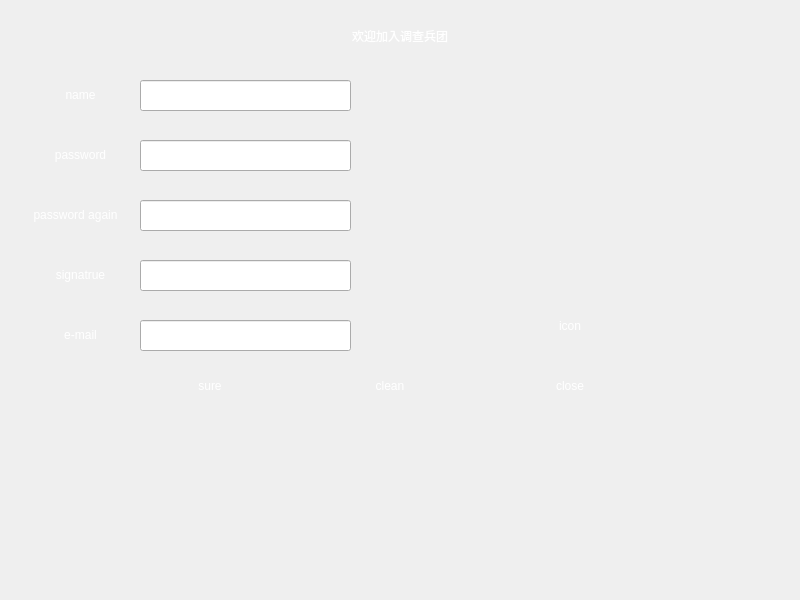
<?xml version="1.0" encoding="UTF-8"?>
<ui version="4.0">
 <class>CreateDialog</class>
 <widget class="QDialog" name="CreateDialog">
  <property name="geometry">
   <rect>
    <x>0</x>
    <y>0</y>
    <width>800</width>
    <height>600</height>
   </rect>
  </property>
  <property name="windowTitle">
   <string>Dialog</string>
  </property>
  <property name="styleSheet">
   <string notr="true">#CreateDialog{border-image:url(C:/Users/lenovo/Desktop/createbackground.jpg);}
#CreateDialog *{border-image:url();}</string>
  </property>
  <property name="modal">
   <bool>true</bool>
  </property>
  <widget class="QLabel" name="label">
   <property name="geometry">
    <rect>
     <x>230</x>
     <y>10</y>
     <width>340</width>
     <height>51</height>
    </rect>
   </property>
   <property name="styleSheet">
    <string notr="true">border-image:url();
color: rgb(255, 255, 255);
font: 75 20pt &quot;Adobe 宋体 Std L&quot;;</string>
   </property>
   <property name="text">
    <string>欢迎加入调查兵团</string>
   </property>
   <property name="alignment">
    <set>Qt::AlignCenter</set>
   </property>
  </widget>
  <widget class="QLabel" name="cname">
   <property name="geometry">
    <rect>
     <x>30</x>
     <y>80</y>
     <width>101</width>
     <height>30</height>
    </rect>
   </property>
   <property name="styleSheet">
    <string notr="true">border-image:url();
color: rgb(255, 255, 255);
font: 75 italic 14pt &quot;Adobe Arabic&quot;;</string>
   </property>
   <property name="text">
    <string>name</string>
   </property>
   <property name="alignment">
    <set>Qt::AlignCenter</set>
   </property>
  </widget>
  <widget class="QLabel" name="cpassword">
   <property name="geometry">
    <rect>
     <x>30</x>
     <y>140</y>
     <width>101</width>
     <height>30</height>
    </rect>
   </property>
   <property name="styleSheet">
    <string notr="true">border-image:url();
color: rgb(255, 255, 255);
font: 75 italic 14pt &quot;Adobe Arabic&quot;;</string>
   </property>
   <property name="text">
    <string>password</string>
   </property>
   <property name="alignment">
    <set>Qt::AlignCenter</set>
   </property>
  </widget>
  <widget class="QLabel" name="cpassword2">
   <property name="geometry">
    <rect>
     <x>20</x>
     <y>200</y>
     <width>111</width>
     <height>30</height>
    </rect>
   </property>
   <property name="styleSheet">
    <string notr="true">border-image:url();
color: rgb(255, 255, 255);
font: 75 italic 14pt &quot;Adobe Arabic&quot;;</string>
   </property>
   <property name="text">
    <string>password again</string>
   </property>
   <property name="alignment">
    <set>Qt::AlignCenter</set>
   </property>
  </widget>
  <widget class="QLabel" name="csignature">
   <property name="geometry">
    <rect>
     <x>30</x>
     <y>260</y>
     <width>101</width>
     <height>30</height>
    </rect>
   </property>
   <property name="styleSheet">
    <string notr="true">border-image:url();
color: rgb(255, 255, 255);
font: 75 italic 14pt &quot;Adobe Arabic&quot;;</string>
   </property>
   <property name="text">
    <string>signatrue</string>
   </property>
   <property name="alignment">
    <set>Qt::AlignCenter</set>
   </property>
  </widget>
  <widget class="QLabel" name="cemail">
   <property name="geometry">
    <rect>
     <x>30</x>
     <y>320</y>
     <width>101</width>
     <height>30</height>
    </rect>
   </property>
   <property name="styleSheet">
    <string notr="true">border-image:url();
color: rgb(255, 255, 255);
font: 75 italic 14pt &quot;Adobe Arabic&quot;;</string>
   </property>
   <property name="text">
    <string>e-mail</string>
   </property>
   <property name="alignment">
    <set>Qt::AlignCenter</set>
   </property>
  </widget>
  <widget class="QLineEdit" name="gname">
   <property name="geometry">
    <rect>
     <x>140</x>
     <y>80</y>
     <width>211</width>
     <height>31</height>
    </rect>
   </property>
   <property name="styleSheet">
    <string notr="true">border-image:url();</string>
   </property>
  </widget>
  <widget class="QLineEdit" name="gpassword">
   <property name="geometry">
    <rect>
     <x>140</x>
     <y>140</y>
     <width>211</width>
     <height>31</height>
    </rect>
   </property>
   <property name="styleSheet">
    <string notr="true">border-image:url();</string>
   </property>
  </widget>
  <widget class="QLineEdit" name="gpassword2">
   <property name="geometry">
    <rect>
     <x>140</x>
     <y>200</y>
     <width>211</width>
     <height>31</height>
    </rect>
   </property>
   <property name="styleSheet">
    <string notr="true">border-image:url();
</string>
   </property>
  </widget>
  <widget class="QLineEdit" name="gsignature">
   <property name="geometry">
    <rect>
     <x>140</x>
     <y>260</y>
     <width>211</width>
     <height>31</height>
    </rect>
   </property>
   <property name="styleSheet">
    <string notr="true">border-image:url();</string>
   </property>
  </widget>
  <widget class="QLineEdit" name="gmail">
   <property name="geometry">
    <rect>
     <x>140</x>
     <y>320</y>
     <width>211</width>
     <height>31</height>
    </rect>
   </property>
   <property name="styleSheet">
    <string notr="true">border-image:url();</string>
   </property>
  </widget>
  <widget class="QPushButton" name="pushButton">
   <property name="geometry">
    <rect>
     <x>170</x>
     <y>370</y>
     <width>80</width>
     <height>31</height>
    </rect>
   </property>
   <property name="styleSheet">
    <string notr="true">border-image:url();
color: rgb(255, 255, 255);
font: 75 italic 20pt &quot;Adobe Arabic&quot;;</string>
   </property>
   <property name="text">
    <string>sure</string>
   </property>
   <property name="flat">
    <bool>true</bool>
   </property>
  </widget>
  <widget class="QPushButton" name="pushButton_2">
   <property name="geometry">
    <rect>
     <x>530</x>
     <y>370</y>
     <width>80</width>
     <height>31</height>
    </rect>
   </property>
   <property name="styleSheet">
    <string notr="true">border-image:url();
color: rgb(255, 255, 255);
font: 75 italic 20pt &quot;Adobe Arabic&quot;;</string>
   </property>
   <property name="text">
    <string>close</string>
   </property>
   <property name="flat">
    <bool>true</bool>
   </property>
  </widget>
  <widget class="QPushButton" name="pushButton_3">
   <property name="geometry">
    <rect>
     <x>350</x>
     <y>370</y>
     <width>80</width>
     <height>31</height>
    </rect>
   </property>
   <property name="styleSheet">
    <string notr="true">border-image:url();
color: rgb(255, 255, 255);
font: 75 italic 20pt &quot;Adobe Arabic&quot;;</string>
   </property>
   <property name="text">
    <string>clean</string>
   </property>
   <property name="flat">
    <bool>true</bool>
   </property>
  </widget>
  <widget class="QLabel" name="jpg">
   <property name="geometry">
    <rect>
     <x>440</x>
     <y>40</y>
     <width>256</width>
     <height>256</height>
    </rect>
   </property>
   <property name="styleSheet">
    <string notr="true">border-image:url();
color: rgb(255, 255, 255);</string>
   </property>
   <property name="text">
    <string/>
   </property>
  </widget>
  <widget class="QPushButton" name="pushButton_4">
   <property name="geometry">
    <rect>
     <x>530</x>
     <y>310</y>
     <width>80</width>
     <height>31</height>
    </rect>
   </property>
   <property name="styleSheet">
    <string notr="true">border-image:url();
color: rgb(255, 255, 255);
font: 75 italic 20pt &quot;Adobe Arabic&quot;;</string>
   </property>
   <property name="text">
    <string>icon</string>
   </property>
   <property name="flat">
    <bool>true</bool>
   </property>
  </widget>
 </widget>
 <resources/>
 <connections>
  <connection>
   <sender>pushButton_2</sender>
   <signal>clicked()</signal>
   <receiver>CreateDialog</receiver>
   <slot>close()</slot>
   <hints>
    <hint type="sourcelabel">
     <x>208</x>
     <y>259</y>
    </hint>
    <hint type="destinationlabel">
     <x>241</x>
     <y>181</y>
    </hint>
   </hints>
  </connection>
 </connections>
</ui>
